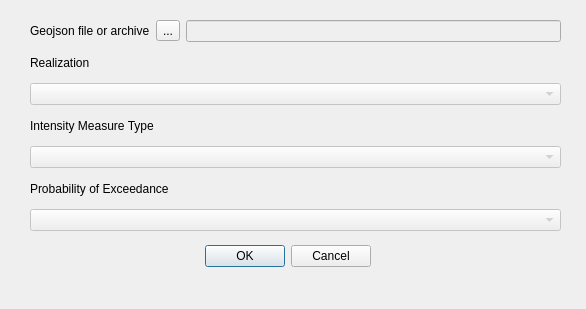
<?xml version="1.0" encoding="UTF-8"?>
<ui version="4.0">
 <class>LoadGeoJsonAsLayerDialog</class>
 <widget class="QDialog" name="LoadGeoJsonAsLayerDialog">
  <property name="geometry">
   <rect>
    <x>0</x>
    <y>0</y>
    <width>586</width>
    <height>309</height>
   </rect>
  </property>
  <property name="windowTitle">
   <string>Load GeoJson as layer</string>
  </property>
  <widget class="QDialogButtonBox" name="buttonBox">
   <property name="geometry">
    <rect>
     <x>30</x>
     <y>240</y>
     <width>341</width>
     <height>32</height>
    </rect>
   </property>
   <property name="orientation">
    <enum>Qt::Horizontal</enum>
   </property>
   <property name="standardButtons">
    <set>QDialogButtonBox::Cancel|QDialogButtonBox::Ok</set>
   </property>
  </widget>
  <widget class="QWidget" name="layoutWidget">
   <property name="geometry">
    <rect>
     <x>30</x>
     <y>20</y>
     <width>531</width>
     <height>211</height>
    </rect>
   </property>
   <layout class="QVBoxLayout" name="verticalLayout">
    <item>
     <layout class="QHBoxLayout" name="horizontalLayout">
      <item>
       <widget class="QLabel" name="geojson_lbl">
        <property name="text">
         <string>Geojson file or archive</string>
        </property>
       </widget>
      </item>
      <item>
       <widget class="QToolButton" name="file_browser_tbn">
        <property name="text">
         <string>...</string>
        </property>
       </widget>
      </item>
      <item>
       <widget class="QLineEdit" name="geojson_path_le">
        <property name="enabled">
         <bool>false</bool>
        </property>
       </widget>
      </item>
     </layout>
    </item>
    <item>
     <widget class="QLabel" name="rlz_lbl">
      <property name="text">
       <string>Realization</string>
      </property>
     </widget>
    </item>
    <item>
     <widget class="QComboBox" name="rlz_cbx">
      <property name="enabled">
       <bool>false</bool>
      </property>
     </widget>
    </item>
    <item>
     <widget class="QLabel" name="imt_lbl">
      <property name="text">
       <string>Intensity Measure Type</string>
      </property>
     </widget>
    </item>
    <item>
     <widget class="QComboBox" name="imt_cbx">
      <property name="enabled">
       <bool>false</bool>
      </property>
     </widget>
    </item>
    <item>
     <widget class="QLabel" name="poe_lbl">
      <property name="text">
       <string>Probability of Exceedance</string>
      </property>
     </widget>
    </item>
    <item>
     <widget class="QComboBox" name="poe_cbx">
      <property name="enabled">
       <bool>false</bool>
      </property>
     </widget>
    </item>
   </layout>
  </widget>
 </widget>
 <resources/>
 <connections>
  <connection>
   <sender>buttonBox</sender>
   <signal>accepted()</signal>
   <receiver>LoadGeoJsonAsLayerDialog</receiver>
   <slot>accept()</slot>
   <hints>
    <hint type="sourcelabel">
     <x>248</x>
     <y>254</y>
    </hint>
    <hint type="destinationlabel">
     <x>157</x>
     <y>274</y>
    </hint>
   </hints>
  </connection>
  <connection>
   <sender>buttonBox</sender>
   <signal>rejected()</signal>
   <receiver>LoadGeoJsonAsLayerDialog</receiver>
   <slot>reject()</slot>
   <hints>
    <hint type="sourcelabel">
     <x>316</x>
     <y>260</y>
    </hint>
    <hint type="destinationlabel">
     <x>286</x>
     <y>274</y>
    </hint>
   </hints>
  </connection>
 </connections>
</ui>
